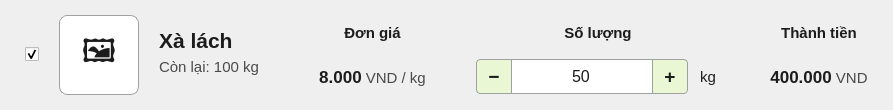
             <widget class="QFrame" name="frame_item_3">
              <property name="styleSheet">
               <string notr="true">QFrame#frame_item_3 { background-color: #F8FCF5; border-bottom-left-radius: 10px; border-bottom-right-radius: 10px; }</string>
              </property>
              <layout class="QHBoxLayout" name="hbox_item_3">
               <property name="spacing">
                <number>20</number>
               </property>
               <property name="leftMargin">
                <number>25</number>
               </property>
               <property name="topMargin">
                <number>15</number>
               </property>
               <property name="rightMargin">
                <number>25</number>
               </property>
               <property name="bottomMargin">
                <number>15</number>
               </property>
               <item alignment="Qt::AlignVCenter">
                <widget class="QCheckBox" name="chk_item_3">
                 <property name="text">
                  <string/>
                 </property>
                 <property name="checked">
                  <bool>true</bool>
                 </property>
                </widget>
               </item>
               <item alignment="Qt::AlignVCenter">
                <widget class="QLabel" name="img_item_3">
                 <property name="minimumSize">
                  <size>
                   <width>80</width>
                   <height>80</height>
                  </size>
                 </property>
                 <property name="maximumSize">
                  <size>
                   <width>80</width>
                   <height>80</height>
                  </size>
                 </property>
                 <property name="styleSheet">
                  <string notr="true">background-color: #FFFFFF; border: 1px solid #A0A0A0; border-radius: 8px; font-size: 24pt; color: #1C1C1C;</string>
                 </property>
                 <property name="text">
                  <string>🖼️</string>
                 </property>
                 <property name="alignment">
                  <set>Qt::AlignCenter</set>
                 </property>
                </widget>
               </item>
               <item>
                <layout class="QVBoxLayout">
                 <property name="spacing">
                  <number>5</number>
                 </property>
                 <item alignment="Qt::AlignBottom">
                  <widget class="QLabel" name="lbl_name_3">
                   <property name="styleSheet">
                    <string notr="true">font-size: 16pt; font-weight: bold; color: #1C1C1C; border: none;</string>
                   </property>
                   <property name="text">
                    <string>Xà lách</string>
                   </property>
                  </widget>
                 </item>
                 <item alignment="Qt::AlignTop">
                  <widget class="QLabel" name="lbl_rem_3">
                   <property name="styleSheet">
                    <string notr="true">font-size: 11pt; color: #4A4A4A; border: none;</string>
                   </property>
                   <property name="text">
                    <string>Còn lại: 100 kg</string>
                   </property>
                  </widget>
                 </item>
                </layout>
               </item>
               <item>
                <spacer name="hs_mid_3">
                 <property name="orientation">
                  <enum>Qt::Horizontal</enum>
                 </property>
                 <property name="sizeHint" stdset="0">
                  <size>
                   <width>40</width>
                   <height>20</height>
                  </size>
                 </property>
                </spacer>
               </item>
               <item>
                <layout class="QVBoxLayout">
                 <property name="spacing">
                  <number>8</number>
                 </property>
                 <item>
                  <widget class="QLabel" name="lbl_p_title_3">
                   <property name="styleSheet">
                    <string notr="true">font-size: 11pt; color: #1C1C1C; font-weight: bold; border: none;</string>
                   </property>
                   <property name="text">
                    <string>Đơn giá</string>
                   </property>
                   <property name="alignment">
                    <set>Qt::AlignCenter</set>
                   </property>
                  </widget>
                 </item>
                 <item>
                  <widget class="QLabel" name="lbl_p_val_3">
                   <property name="styleSheet">
                    <string notr="true">border: none;</string>
                   </property>
                   <property name="text">
                    <string>&lt;html&gt;&lt;body&gt;&lt;span style=&quot;font-weight:bold; font-size:13pt; color:#1C1C1C;&quot;&gt;8.000&lt;/span&gt;&lt;span style=&quot;font-size:11pt; color:#4A4A4A;&quot;&gt; VND / kg&lt;/span&gt;&lt;/body&gt;&lt;/html&gt;</string>
                   </property>
                   <property name="alignment">
                    <set>Qt::AlignCenter</set>
                   </property>
                  </widget>
                 </item>
                </layout>
               </item>
               <item>
                <spacer>
                 <property name="orientation">
                  <enum>Qt::Horizontal</enum>
                 </property>
                 <property name="sizeType">
                  <enum>QSizePolicy::Fixed</enum>
                 </property>
                 <property name="sizeHint" stdset="0">
                  <size>
                   <width>30</width>
                   <height>10</height>
                  </size>
                 </property>
                </spacer>
               </item>
               <item>
                <layout class="QVBoxLayout">
                 <property name="spacing">
                  <number>8</number>
                 </property>
                 <item>
                  <widget class="QLabel" name="lbl_q_title_3">
                   <property name="styleSheet">
                    <string notr="true">font-size: 11pt; color: #1C1C1C; font-weight: bold; border: none;</string>
                   </property>
                   <property name="text">
                    <string>Số lượng</string>
                   </property>
                   <property name="alignment">
                    <set>Qt::AlignCenter</set>
                   </property>
                  </widget>
                 </item>
                 <item>
                  <layout class="QHBoxLayout">
                   <property name="spacing">
                    <number>0</number>
                   </property>
                   <item>
                    <widget class="QPushButton" name="btn_m_3">
                     <property name="minimumSize">
                      <size>
                       <width>35</width>
                       <height>35</height>
                      </size>
                     </property>
                     <property name="styleSheet">
                      <string notr="true">QPushButton { background-color: #EAF7D5; border: 1px solid #A0A0A0; border-top-left-radius: 4px; border-bottom-left-radius: 4px; border-right: none; font-size: 14pt; font-weight: bold; color: #1C1C1C; } QPushButton:hover { background-color: #DDF3B9; }</string>
                     </property>
                     <property name="text">
                      <string>−</string>
                     </property>
                    </widget>
                   </item>
                   <item>
                    <widget class="QLineEdit" name="txt_q_3">
                     <property name="minimumSize">
                      <size>
                       <width>45</width>
                       <height>35</height>
                      </size>
                     </property>
                     <property name="styleSheet">
                      <string notr="true">QLineEdit { background-color: #FFFFFF; border: 1px solid #A0A0A0; border-radius: 0px; font-size: 12pt; color: #1C1C1C; }</string>
                     </property>
                     <property name="text">
                      <string>50</string>
                     </property>
                     <property name="alignment">
                      <set>Qt::AlignCenter</set>
                     </property>
                    </widget>
                   </item>
                   <item>
                    <widget class="QPushButton" name="btn_p_3">
                     <property name="minimumSize">
                      <size>
                       <width>35</width>
                       <height>35</height>
                      </size>
                     </property>
                     <property name="styleSheet">
                      <string notr="true">QPushButton { background-color: #EAF7D5; border: 1px solid #A0A0A0; border-top-right-radius: 4px; border-bottom-right-radius: 4px; border-left: none; font-size: 14pt; font-weight: bold; color: #1C1C1C; } QPushButton:hover { background-color: #DDF3B9; }</string>
                     </property>
                     <property name="text">
                      <string>+</string>
                     </property>
                    </widget>
                   </item>
                   <item>
                    <widget class="QLabel" name="lbl_u_3">
                     <property name="styleSheet">
                      <string notr="true">font-size: 11pt; color: #1C1C1C; border: none; margin-left: 8px;</string>
                     </property>
                     <property name="text">
                      <string>kg</string>
                     </property>
                    </widget>
                   </item>
                  </layout>
                 </item>
                </layout>
               </item>
               <item>
                <spacer>
                 <property name="orientation">
                  <enum>Qt::Horizontal</enum>
                 </property>
                 <property name="sizeType">
                  <enum>QSizePolicy::Fixed</enum>
                 </property>
                 <property name="sizeHint" stdset="0">
                  <size>
                   <width>30</width>
                   <height>10</height>
                  </size>
                 </property>
                </spacer>
               </item>
               <item>
                <layout class="QVBoxLayout">
                 <property name="spacing">
                  <number>8</number>
                 </property>
                 <item>
                  <widget class="QLabel" name="lbl_t_title_3">
                   <property name="styleSheet">
                    <string notr="true">font-size: 11pt; color: #1C1C1C; font-weight: bold; border: none;</string>
                   </property>
                   <property name="text">
                    <string>Thành tiền</string>
                   </property>
                   <property name="alignment">
                    <set>Qt::AlignCenter</set>
                   </property>
                  </widget>
                 </item>
                 <item>
                  <widget class="QLabel" name="lbl_t_val_3">
                   <property name="styleSheet">
                    <string notr="true">border: none;</string>
                   </property>
                   <property name="text">
                    <string>&lt;html&gt;&lt;body&gt;&lt;span style=&quot;font-weight:bold; font-size:13pt; color:#1C1C1C;&quot;&gt;400.000&lt;/span&gt;&lt;span style=&quot;font-size:11pt; color:#4A4A4A;&quot;&gt; VND&lt;/span&gt;&lt;/body&gt;&lt;/html&gt;</string>
                   </property>
                   <property name="alignment">
                    <set>Qt::AlignCenter</set>
                   </property>
                  </widget>
                 </item>
                </layout>
               </item>
              </layout>
             </widget>
